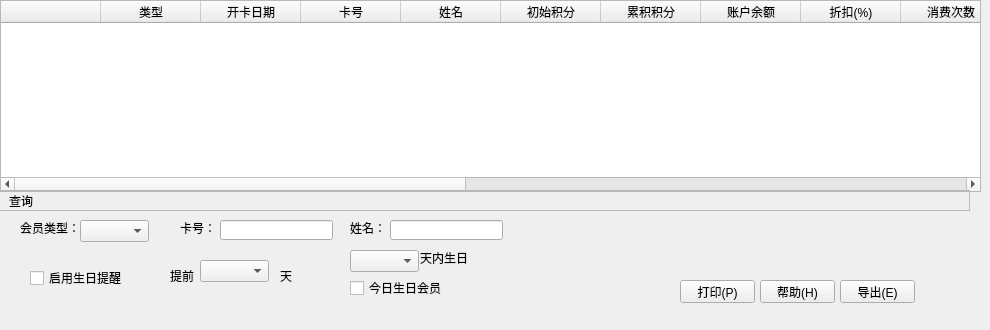
             <widget class="QWidget" name="tab_27">
              <attribute name="title">
               <string>生日提醒</string>
              </attribute>
              <widget class="QTableWidget" name="tableWidget_13">
               <property name="geometry">
                <rect>
                 <x>0</x>
                 <y>0</y>
                 <width>981</width>
                 <height>192</height>
                </rect>
               </property>
               <column>
                <property name="text">
                 <string/>
                </property>
               </column>
               <column>
                <property name="text">
                 <string>类型</string>
                </property>
               </column>
               <column>
                <property name="text">
                 <string>开卡日期</string>
                </property>
               </column>
               <column>
                <property name="text">
                 <string>卡号</string>
                </property>
               </column>
               <column>
                <property name="text">
                 <string>姓名</string>
                </property>
               </column>
               <column>
                <property name="text">
                 <string>初始积分</string>
                </property>
               </column>
               <column>
                <property name="text">
                 <string>累积积分</string>
                </property>
               </column>
               <column>
                <property name="text">
                 <string>账户余额</string>
                </property>
               </column>
               <column>
                <property name="text">
                 <string>折扣(%)</string>
                </property>
               </column>
               <column>
                <property name="text">
                 <string>消费次数</string>
                </property>
               </column>
               <column>
                <property name="text">
                 <string>生日</string>
                </property>
               </column>
               <column>
                <property name="text">
                 <string>提醒方式</string>
                </property>
               </column>
               <column>
                <property name="text">
                 <string>还有几天</string>
                </property>
               </column>
               <column>
                <property name="text">
                 <string>电话</string>
                </property>
               </column>
               <column>
                <property name="text">
                 <string>证件号码</string>
                </property>
               </column>
               <column>
                <property name="text">
                 <string>邮箱</string>
                </property>
               </column>
               <column>
                <property name="text">
                 <string>新建列</string>
                </property>
               </column>
               <column>
                <property name="text">
                 <string>地址</string>
                </property>
               </column>
               <column>
                <property name="text">
                 <string>备注</string>
                </property>
               </column>
              </widget>
              <widget class="QWidget" name="toolWidget_51" native="true">
               <property name="geometry">
                <rect>
                 <x>0</x>
                 <y>190</y>
                 <width>971</width>
                 <height>131</height>
                </rect>
               </property>
               <widget class="QLabel" name="label_519">
                <property name="geometry">
                 <rect>
                  <x>20</x>
                  <y>30</y>
                  <width>61</width>
                  <height>16</height>
                 </rect>
                </property>
                <property name="text">
                 <string>会员类型：</string>
                </property>
               </widget>
               <widget class="QComboBox" name="comboBox_172">
                <property name="geometry">
                 <rect>
                  <x>80</x>
                  <y>30</y>
                  <width>69</width>
                  <height>22</height>
                 </rect>
                </property>
               </widget>
               <widget class="QPushButton" name="pushButton_437">
                <property name="geometry">
                 <rect>
                  <x>680</x>
                  <y>90</y>
                  <width>75</width>
                  <height>23</height>
                 </rect>
                </property>
                <property name="text">
                 <string>打印(P)</string>
                </property>
               </widget>
               <widget class="QPushButton" name="pushButton_438">
                <property name="geometry">
                 <rect>
                  <x>840</x>
                  <y>90</y>
                  <width>75</width>
                  <height>23</height>
                 </rect>
                </property>
                <property name="text">
                 <string>导出(E)</string>
                </property>
               </widget>
               <widget class="QPushButton" name="pushButton_445">
                <property name="geometry">
                 <rect>
                  <x>760</x>
                  <y>90</y>
                  <width>75</width>
                  <height>23</height>
                 </rect>
                </property>
                <property name="text">
                 <string>帮助(H)</string>
                </property>
               </widget>
               <widget class="QLabel" name="label_520">
                <property name="geometry">
                 <rect>
                  <x>180</x>
                  <y>30</y>
                  <width>71</width>
                  <height>16</height>
                 </rect>
                </property>
                <property name="text">
                 <string>卡号：</string>
                </property>
               </widget>
               <widget class="QLineEdit" name="lineEdit_144">
                <property name="geometry">
                 <rect>
                  <x>220</x>
                  <y>30</y>
                  <width>113</width>
                  <height>20</height>
                 </rect>
                </property>
               </widget>
               <widget class="QFrame" name="frame_37">
                <property name="geometry">
                 <rect>
                  <x>-1</x>
                  <y>0</y>
                  <width>971</width>
                  <height>21</height>
                 </rect>
                </property>
                <property name="frameShape">
                 <enum>QFrame::StyledPanel</enum>
                </property>
                <property name="frameShadow">
                 <enum>QFrame::Raised</enum>
                </property>
                <widget class="QLabel" name="label_523">
                 <property name="geometry">
                  <rect>
                   <x>10</x>
                   <y>0</y>
                   <width>31</width>
                   <height>21</height>
                  </rect>
                 </property>
                 <property name="text">
                  <string>查询</string>
                 </property>
                </widget>
               </widget>
               <widget class="QLineEdit" name="lineEdit_145">
                <property name="geometry">
                 <rect>
                  <x>390</x>
                  <y>30</y>
                  <width>113</width>
                  <height>20</height>
                 </rect>
                </property>
               </widget>
               <widget class="QLabel" name="label_524">
                <property name="geometry">
                 <rect>
                  <x>350</x>
                  <y>30</y>
                  <width>71</width>
                  <height>16</height>
                 </rect>
                </property>
                <property name="text">
                 <string>姓名：</string>
                </property>
               </widget>
               <widget class="QCheckBox" name="checkBox_5">
                <property name="geometry">
                 <rect>
                  <x>30</x>
                  <y>80</y>
                  <width>111</width>
                  <height>16</height>
                 </rect>
                </property>
                <property name="text">
                 <string>启用生日提醒</string>
                </property>
               </widget>
               <widget class="QLabel" name="label_65">
                <property name="geometry">
                 <rect>
                  <x>170</x>
                  <y>80</y>
                  <width>54</width>
                  <height>12</height>
                 </rect>
                </property>
                <property name="text">
                 <string>提前</string>
                </property>
               </widget>
               <widget class="QComboBox" name="comboBox_22">
                <property name="geometry">
                 <rect>
                  <x>200</x>
                  <y>70</y>
                  <width>69</width>
                  <height>22</height>
                 </rect>
                </property>
               </widget>
               <widget class="QLabel" name="label_66">
                <property name="geometry">
                 <rect>
                  <x>280</x>
                  <y>80</y>
                  <width>54</width>
                  <height>12</height>
                 </rect>
                </property>
                <property name="text">
                 <string>天</string>
                </property>
               </widget>
               <widget class="QCheckBox" name="checkBox_6">
                <property name="geometry">
                 <rect>
                  <x>350</x>
                  <y>90</y>
                  <width>111</width>
                  <height>16</height>
                 </rect>
                </property>
                <property name="text">
                 <string>今日生日会员</string>
                </property>
               </widget>
               <widget class="QComboBox" name="comboBox_23">
                <property name="geometry">
                 <rect>
                  <x>350</x>
                  <y>60</y>
                  <width>69</width>
                  <height>22</height>
                 </rect>
                </property>
               </widget>
               <widget class="QLabel" name="label_67">
                <property name="geometry">
                 <rect>
                  <x>420</x>
                  <y>60</y>
                  <width>61</width>
                  <height>16</height>
                 </rect>
                </property>
                <property name="text">
                 <string>天内生日</string>
                </property>
               </widget>
              </widget>
             </widget>
